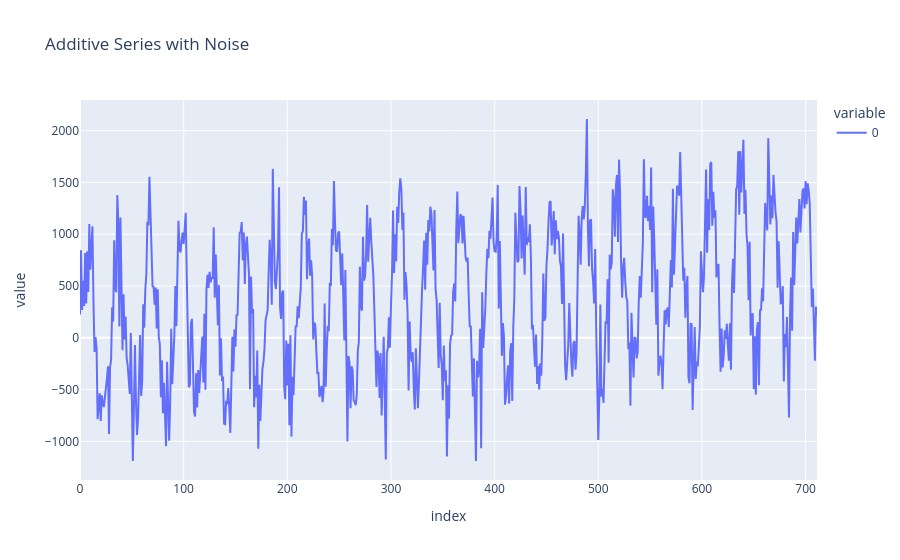

The code cell stored with this chart in its notebook:
### Code cell
# add noise to the additive series
noisy_series = combined + noise*3
fig = px.line(noisy_series, title='Additive Series with Noise')
fig.show()

### Figure 1 — Plotly figure (JSON) as saved in the notebook; plotly's stock layout.template omitted (floating-point values rounded to 4 significant figures; data arrays with more than 128 entries replaced by an {"elided": "..."} marker saying what was removed)
{"data": [{"hovertemplate": "variable=0<br>index=%{x}<br>value=%{y}<extra></extra>", "legendgroup": "0", "line": {"color": "#636efa", "dash": "solid"}, "marker": {"symbol": "circle"}, "mode": "lines", "name": "0", "orientation": "v", "showlegend": true, "type": "scatter", "x": {"elided": "712 int values"}, "xaxis": "x", "y": {"elided": "712 float values"}, "yaxis": "y"}], "layout": {"legend": {"title": {"text": "variable"}, "tracegroupgap": 0}, "title": {"text": "Additive Series with Noise"}, "xaxis": {"anchor": "y", "domain": [0, 1], "title": {"text": "index"}}, "yaxis": {"anchor": "x", "domain": [0, 1], "title": {"text": "value"}}}}
